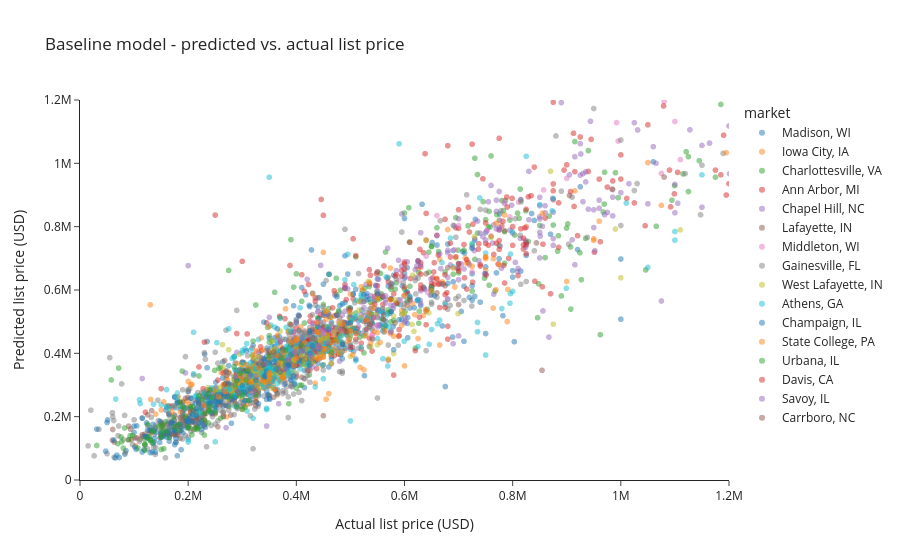

The notebook cell saved with this chart:
### Markdown cell above
## 📊 Predicted vs. Actual

The classic AVM diagnostic chart. Points should hug the diagonal.

### Code cell
plot_sample = diag.sample(n=min(3000, len(diag)), random_state=0)

fig = px.scatter(
    plot_sample,
    x="actual",
    y="predicted",
    color="market",
    opacity=0.5,
    title="Baseline model - predicted vs. actual list price",
    labels={
        "actual": "Actual list price (USD)",
        "predicted": "Predicted list price (USD)",
    },
)
lim = max(plot_sample["actual"].max(), plot_sample["predicted"].max())
fig.add_shape(type="line", x0=0, y0=0, x1=lim, y1=lim, line=dict(dash="dash"))
fig.update_xaxes(range=[0, 1_200_000])
fig.update_yaxes(range=[0, 1_200_000])
fig.show()

### Figure 1 — Plotly figure (JSON) as saved in the notebook; plotly's stock layout.template omitted (floating-point values rounded to 4 significant figures; data arrays with more than 128 entries replaced by an {"elided": "..."} marker saying what was removed)
{"data": [{"hovertemplate": "market=Madison, WI<br>Actual list price (USD)=%{x}<br>Predicted list price (USD)=%{y}<extra></extra>", "legendgroup": "Madison, WI", "marker": {"color": "#1F77B4", "opacity": 0.5, "symbol": "circle"}, "mode": "markers", "name": "Madison, WI", "showlegend": true, "type": "scattergl", "x": {"elided": "423 int values"}, "xaxis": "x", "y": {"elided": "423 float values"}, "yaxis": "y"}, {"hovertemplate": "market=Iowa City, IA<br>Actual list price (USD)=%{x}<br>Predicted list price (USD)=%{y}<extra></extra>", "legendgroup": "Iowa City, IA", "marker": {"color": "#FF7F0E", "opacity": 0.5, "symbol": "circle"}, "mode": "markers", "name": "Iowa City, IA", "showlegend": true, "type": "scattergl", "x": {"elided": "156 int values"}, "xaxis": "x", "y": {"elided": "156 float values"}, "yaxis": "y"}, {"hovertemplate": "market=Charlottesville, VA<br>Actual list price (USD)=%{x}<br>Predicted list price (USD)=%{y}<extra></extra>", "legendgroup": "Charlottesville, VA", "marker": {"color": "#2CA02C", "opacity": 0.5, "symbol": "circle"}, "mode": "markers", "name": "Charlottesville, VA", "showlegend": true, "type": "scattergl", "x": {"elided": "236 int values"}, "xaxis": "x", "y": {"elided": "236 float values"}, "yaxis": "y"}, {"hovertemplate": "market=Ann Arbor, MI<br>Actual list price (USD)=%{x}<br>Predicted list price (USD)=%{y}<extra></extra>", "legendgroup": "Ann Arbor, MI", "marker": {"color": "#D62728", "opacity": 0.5, "symbol": "circle"}, "mode": "markers", "name": "Ann Arbor, MI", "showlegend": true, "type": "scattergl", "x": {"elided": "250 int values"}, "xaxis": "x", "y": {"elided": "250 float values"}, "yaxis": "y"}, {"hovertemplate": "market=Chapel Hill, NC<br>Actual list price (USD)=%{x}<br>Predicted list price (USD)=%{y}<extra></extra>", "legendgroup": "Chapel Hill, NC", "marker": {"color": "#9467BD", "opacity": 0.5, "symbol": "circle"}, "mode": "markers", "name": "Chapel Hill, NC", "showlegend": true, "type": "scattergl", "x": {"elided": "244 int values"}, "xaxis": "x", "y": {"elided": "244 float values"}, "yaxis": "y"}, {"hovertemplate": "market=Lafayette, IN<br>Actual list price (USD)=%{x}<br>Predicted list price (USD)=%{y}<extra></extra>", "legendgroup": "Lafayette, IN", "marker": {"color": "#8C564B", "opacity": 0.5, "symbol": "circle"}, "mode": "markers", "name": "Lafayette, IN", "showlegend": true, "type": "scattergl", "x": {"elided": "260 int values"}, "xaxis": "x", "y": {"elided": "260 float values"}, "yaxis": "y"}, {"hovertemplate": "market=Middleton, WI<br>Actual list price (USD)=%{x}<br>Predicted list price (USD)=%{y}<extra></extra>", "legendgroup": "Middleton, WI", "marker": {"color": "#E377C2", "opacity": 0.5, "symbol": "circle"}, "mode": "markers", "name": "Middleton, WI", "showlegend": true, "type": "scattergl", "x": [534900, 550000, 485000, 660000, 460000, 541000, 783681, 1550000, 900000, 450000, 450000, 1600000, 692000, 776800, 795000, 477865, 1110000, 995000, 700000, 424900, 440000, 992116, 549900, 825000, 327200, 679500, 390000, 725100, 1080000, 519900, 590000, 540000, 642900, 592500, 430000, 423175, 501000, 439900, 540000, 857317, 1350000, 810986, 444900, 1100000, 465500, 392000, 640000, 1075000, 752500], "xaxis": "x", "y": [496700.0, 514900.0, 468200.0, 835000.0, 482500.0, 459000.0, 881000.0, 672000.0, 952700.0, 464200.0, 454800.0, 490600.0, 727100.0, 819700.0, 830600.0, 499500.0, 1012000.0, 1070000.0, 803400.0, 458200.0, 498900.0, 1129000.0, 489200.0, 797800.0, 404700.0, 572500.0, 405200.0, 657400.0, 1195000.0, 560600.0, 629900.0, 459000.0, 592900.0, 567700.0, 498200.0, 420200.0, 513000.0, 530900.0, 484700.0, 916000.0, 1410000.0, 877400.0, 472800.0, 1132000.0, 469600.0, 409300.0, 706800.0, 968100.0, 786800.0], "yaxis": "y"}, {"hovertemplate": "market=Gainesville, FL<br>Actual list price (USD)=%{x}<br>Predicted list price (USD)=%{y}<extra></extra>", "legendgroup": "Gainesville, FL", "marker": {"color": "#7F7F7F", "opacity": 0.5, "symbol": "circle"}, "mode": "markers", "name": "Gainesville, FL", "showlegend": true, "type": "scattergl", "x": {"elided": "490 int values"}, "xaxis": "x", "y": {"elided": "490 float values"}, "yaxis": "y"}, {"hovertemplate": "market=West Lafayette, IN<br>Actual list price (USD)=%{x}<br>Predicted list price (USD)=%{y}<extra></extra>", "legendgroup": "West Lafayette, IN", "marker": {"color": "#BCBD22", "opacity": 0.5, "symbol": "circle"}, "mode": "markers", "name": "West Lafayette, IN", "showlegend": true, "type": "scattergl", "x": {"elided": "142 int values"}, "xaxis": "x", "y": {"elided": "142 float values"}, "yaxis": "y"}, {"hovertemplate": "market=Athens, GA<br>Actual list price (USD)=%{x}<br>Predicted list price (USD)=%{y}<extra></extra>", "legendgroup": "Athens, GA", "marker": {"color": "#17BECF", "opacity": 0.5, "symbol": "circle"}, "mode": "markers", "name": "Athens, GA", "showlegend": true, "type": "scattergl", "x": {"elided": "227 int values"}, "xaxis": "x", "y": {"elided": "227 float values"}, "yaxis": "y"}, {"hovertemplate": "market=Champaign, IL<br>Actual list price (USD)=%{x}<br>Predicted list price (USD)=%{y}<extra></extra>", "legendgroup": "Champaign, IL", "marker": {"color": "#1F77B4", "opacity": 0.5, "symbol": "circle"}, "mode": "markers", "name": "Champaign, IL", "showlegend": true, "type": "scattergl", "x": {"elided": "199 int values"}, "xaxis": "x", "y": {"elided": "199 float values"}, "yaxis": "y"}, {"hovertemplate": "market=State College, PA<br>Actual list price (USD)=%{x}<br>Predicted list price (USD)=%{y}<extra></extra>", "legendgroup": "State College, PA", "marker": {"color": "#FF7F0E", "opacity": 0.5, "symbol": "circle"}, "mode": "markers", "name": "State College, PA", "showlegend": true, "type": "scattergl", "x": [269000, 769900, 375000, 555000, 428000, 300000, 335000, 343000, 399000, 535000, 327500, 430000, 185000, 350000, 130000, 350000, 499000, 750000, 207000, 572500, 130900, 725000, 550000, 205000, 464000, 619000, 574000, 565000, 1350000, 351025, 438500, 450000, 229000, 455000, 325000, 483000, 544000, 330490, 535000, 400000, 200000, 950000, 365000, 375000, 855000, 712452, 350000, 600000, 464900, 960000, 510000, 360000, 399000, 445000, 289900, 315000, 504060, 389900, 150000, 350000, 495500, 455000, 310990, 440000, 769000, 400000, 764500, 530000, 399900, 1395000, 440000, 525000, 396000, 200000, 396000, 450000, 1075000, 499900, 1195000, 437000, 368400, 679900, 763911, 537000, 500000, 475000, 1050000, 307000, 170000, 337500, 155000, 321070, 365000, 594500, 415000, 472000, 455000, 542000, 295000, 375000, 329900, 438000, 775000, 549900, 290000, 520000, 350000, 256000, 375000, 289900, 439900, 750000, 336100, 715000, 639000, 580000, 350000, 445000, 690000, 915000, 791000, 528100, 486500], "xaxis": "x", "y": [280000.0, 811200.0, 321500.0, 434400.0, 384000.0, 316300.0, 448600.0, 310800.0, 404200.0, 623500.0, 298200.0, 587500.0, 214900.0, 385500.0, 553100.0, 334200.0, 530100.0, 704700.0, 301700.0, 569600.0, 254400.0, 674500.0, 572500.0, 300400.0, 395500.0, 521700.0, 462000.0, 471100.0, 1054000.0, 321800.0, 466900.0, 414500.0, 235700.0, 506500.0, 408600.0, 472100.0, 469600.0, 389400.0, 523800.0, 381900.0, 311100.0, 761800.0, 392300.0, 404200.0, 841900.0, 700400.0, 339500.0, 583700.0, 435100.0, 817200.0, 463800.0, 286500.0, 387400.0, 434200.0, 368800.0, 309100.0, 395700.0, 434100.0, 221200.0, 311200.0, 438200.0, 532400.0, 352100.0, 420600.0, 601100.0, 441400.0, 698800.0, 505800.0, 448300.0, 1095000.0, 465300.0, 348000.0, 436300.0, 239500.0, 362300.0, 404400.0, 867200.0, 470900.0, 1033000.0, 497600.0, 370500.0, 791000.0, 543000.0, 431100.0, 586800.0, 436500.0, 1002000.0, 363400.0, 215900.0, 411400.0, 246700.0, 395200.0, 457000.0, 487800.0, 434100.0, 447300.0, 413500.0, 541900.0, 327800.0, 389900.0, 354500.0, 385800.0, 680400.0, 465600.0, 328200.0, 610300.0, 327200.0, 262600.0, 323500.0, 305400.0, 381300.0, 703700.0, 313900.0, 684400.0, 537700.0, 454500.0, 484600.0, 387100.0, 669700.0, 913100.0, 601900.0, 455600.0, 491200.0], "yaxis": "y"}, {"hovertemplate": "market=Urbana, IL<br>Actual list price (USD)=%{x}<br>Predicted list price (USD)=%{y}<extra></extra>", "legendgroup": "Urbana, IL", "marker": {"color": "#2CA02C", "opacity": 0.5, "symbol": "circle"}, "mode": "markers", "name": "Urbana, IL", "showlegend": true, "type": "scattergl", "x": [235000, 292000, 70000, 350000, 120000, 204000, 230000, 134000, 256900, 200000, 290000, 107000, 206900, 240000, 285000, 136000, 145000, 230000, 89445, 296900, 309000, 386100, 185000, 151000, 195000, 290000, 305000, 217000, 125000, 120000, 128000, 149900, 119900, 259900, 155000, 160000, 406500, 294000, 153500, 299900, 287000, 279900, 605000, 218000, 373000, 80000, 76000, 200000, 307000, 209000, 237000, 150000, 238000, 250000, 130000, 77000, 409900, 312500, 230000, 465000, 82500, 92700, 300000, 239500, 172500, 158000, 165000, 120000, 220000, 225900, 212500, 240900, 182000, 325000, 31000, 130000, 215000, 243400, 186000, 152000, 410000, 379900, 97000, 400000, 132900, 192000, 173000, 182500, 150000], "xaxis": "x", "y": [270000.0, 272200.0, 114500.0, 391300.0, 111700.0, 231300.0, 189500.0, 117300.0, 352400.0, 163600.0, 231500.0, 100800.0, 142900.0, 218400.0, 358000.0, 153200.0, 169500.0, 210500.0, 127100.0, 336900.0, 344400.0, 241100.0, 246400.0, 142700.0, 200900.0, 314900.0, 229000.0, 159400.0, 175500.0, 113000.0, 137000.0, 135200.0, 93830.0, 195100.0, 98750.0, 154100.0, 299300.0, 265700.0, 170700.0, 272200.0, 300300.0, 264700.0, 567600.0, 163700.0, 385000.0, 100800.0, 135800.0, 168600.0, 317300.0, 230800.0, 180300.0, 96400.0, 218000.0, 213500.0, 124300.0, 120500.0, 424600.0, 251300.0, 141900.0, 401700.0, 164200.0, 139800.0, 223000.0, 232900.0, 196800.0, 183900.0, 133700.0, 128900.0, 266300.0, 254000.0, 161100.0, 284400.0, 157600.0, 268800.0, 109000.0, 126400.0, 165200.0, 260600.0, 233200.0, 156900.0, 299500.0, 409900.0, 140800.0, 289500.0, 154600.0, 228500.0, 167800.0, 175800.0, 172900.0], "yaxis": "y"}, {"hovertemplate": "market=Davis, CA<br>Actual list price (USD)=%{x}<br>Predicted list price (USD)=%{y}<extra></extra>", "legendgroup": "Davis, CA", "marker": {"color": "#D62728", "opacity": 0.5, "symbol": "circle"}, "mode": "markers", "name": "Davis, CA", "showlegend": true, "type": "scattergl", "x": [1025000, 446000, 1680000, 1105000, 755000, 628500, 1225000, 1400000, 885000, 825000, 1185000, 250000, 822500, 737500, 895000, 825000, 1405000, 675000, 595000, 1240000, 1265000, 725000, 1000000, 1190000, 715000, 580000, 907000, 711000, 700000, 860000, 820000, 900000, 834000, 751000, 300000, 913500, 695000, 875000, 718000, 700000, 915000, 770000, 1370000, 820000, 945000, 1209000, 654000, 736500, 500000, 630000, 1240000, 800000, 1443000, 1050000, 799000, 600000, 1300000, 1650000, 815000, 775000, 1300000, 875000, 829000, 1090000, 800000, 885000, 1210000, 1079000, 925000, 1100000, 750000, 789000, 1415000, 710000, 790000], "xaxis": "x", "y": [875100.0, 886000.0, 1590000.0, 971300.0, 741500.0, 728300.0, 1145000.0, 1258000.0, 875100.0, 854800.0, 963600.0, 836500.0, 795900.0, 745800.0, 978800.0, 742500.0, 1446000.0, 544800.0, 644400.0, 1211000.0, 1297000.0, 1061000.0, 950300.0, 1089000.0, 695700.0, 587800.0, 910900.0, 638300.0, 853500.0, 827100.0, 763700.0, 995200.0, 897800.0, 647000.0, 690500.0, 863800.0, 705100.0, 934900.0, 861300.0, 683100.0, 973800.0, 748000.0, 1028000.0, 742600.0, 1076000.0, 1118000.0, 656900.0, 728900.0, 419400.0, 603900.0, 1305000.0, 800200.0, 1415000.0, 1122000.0, 889400.0, 682000.0, 1147000.0, 1773000.0, 793000.0, 728400.0, 1024000.0, 913300.0, 894300.0, 978600.0, 741100.0, 734500.0, 1038000.0, 1181000.0, 1083000.0, 1260000.0, 811900.0, 893700.0, 1417000.0, 743600.0, 862000.0], "yaxis": "y"}, {"hovertemplate": "market=Savoy, IL<br>Actual list price (USD)=%{x}<br>Predicted list price (USD)=%{y}<extra></extra>", "legendgroup": "Savoy, IL", "marker": {"color": "#9467BD", "opacity": 0.5, "symbol": "circle"}, "mode": "markers", "name": "Savoy, IL", "showlegend": true, "type": "scattergl", "x": [343000, 313000, 409900, 385000, 320000, 575000, 543000, 440000, 292000, 440000, 482000, 380000, 325000, 370000, 410000, 288000, 457500, 490000, 397000, 426000, 430000, 490000], "xaxis": "x", "y": [365100.0, 324400.0, 447900.0, 381700.0, 274600.0, 466800.0, 514300.0, 424100.0, 275200.0, 415800.0, 475900.0, 352300.0, 329200.0, 435500.0, 407900.0, 325900.0, 431800.0, 609000.0, 404500.0, 392900.0, 357000.0, 532800.0], "yaxis": "y"}, {"hovertemplate": "market=Carrboro, NC<br>Actual list price (USD)=%{x}<br>Predicted list price (USD)=%{y}<extra></extra>", "legendgroup": "Carrboro, NC", "marker": {"color": "#8C564B", "opacity": 0.5, "symbol": "circle"}, "mode": "markers", "name": "Carrboro, NC", "showlegend": true, "type": "scattergl", "x": [268000, 905000, 610000, 700000, 575000, 640000, 536000, 358000, 493098, 660000, 844000, 340000, 1080000, 785000, 490000], "xaxis": "x", "y": [302700.0, 898400.0, 570800.0, 554000.0, 610100.0, 651200.0, 491600.0, 404300.0, 467200.0, 590700.0, 748700.0, 364100.0, 956800.0, 787200.0, 477700.0], "yaxis": "y"}], "layout": {"legend": {"title": {"text": "market"}, "tracegroupgap": 0}, "shapes": [{"line": {"dash": "dash"}, "type": "line", "x0": 0, "x1": 3015000, "y0": 0, "y1": 3015000}], "title": {"text": "Baseline model - predicted vs. actual list price"}, "xaxis": {"anchor": "y", "domain": [0, 1], "range": [0, 1200000], "title": {"text": "Actual list price (USD)"}}, "yaxis": {"anchor": "x", "domain": [0, 1], "range": [0, 1200000], "title": {"text": "Predicted list price (USD)"}}}}
